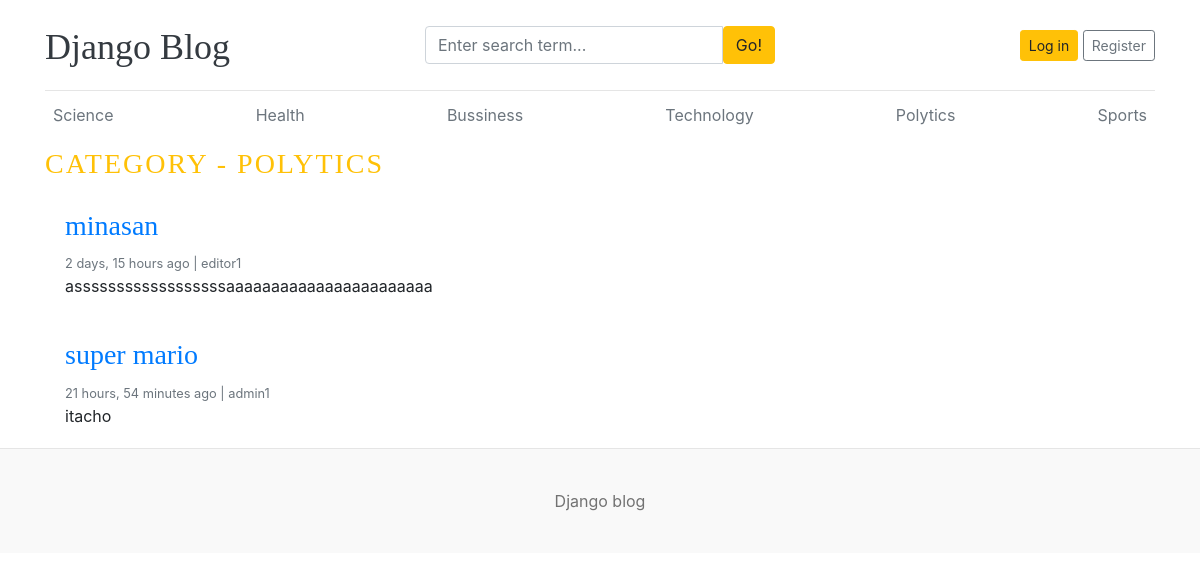
/category/5/, run on an earlier commit of the app's database.
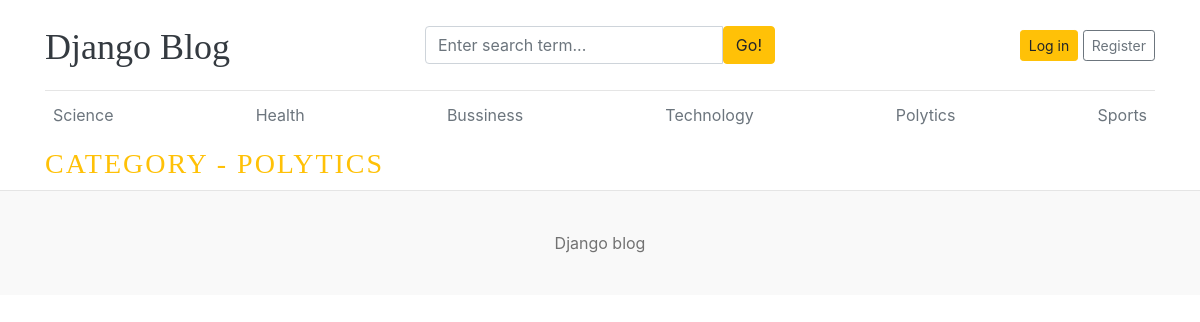
And on a later commit of the database.
### blogs/models.py (models this page shows, shortened)
class Category(models.Model):
    category_name = models.CharField(max_length=50, unique=True) # Tên danh mục, tối đa 50 ký tự, không được trùng lặp
    created_at = models.DateTimeField(auto_now_add=True)  # Thời gian tạo, tự động gán khi bản ghi được tạo lần đầu
    updated_at = models.DateTimeField(auto_now=True)      # Thời gian cập nhật, tự động cập nhật mỗi khi bản ghi được lưu
    def __str__(self):
        return self.category_name  # Giúp hiển thị rõ tên danh mục trong admin
    class Meta:
        verbose_name_plural = 'Categories'

class Blogs(models.Model):
    title = models.CharField(max_length=100, unique=True)  # Tiêu đề bài viết, tối đa 100 ký tự, không trùng
    slug = models.SlugField(unique=True, blank=True)       # Đường dẫn thân thiện, không trùng, cho phép bỏ trống
    category = models.ForeignKey(Category, on_delete=models.CASCADE)  # Liên kết đến danh mục, xóa danh mục thì bài viết cũng bị xóa
    author = models.ForeignKey(User, on_delete=models.CASCADE)        # Liên kết đến người dùng (tác giả)
    blog_image = models.ImageField(upload_to='uploads/%y/%m/%d')      # Hình ảnh bài viết, lưu theo thư mục năm/tháng/ngày
    short_description = models.TextField(max_length=1000)             # Mô tả ngắn gọn bài viết, tối đa 1000 ký tự
    blog_body = models.TextField(max_length=3000)                     # Nội dung đầy đủ của bài viết, tối đa 3000 ký tự
    status = models.CharField(max_length = 100,choices = STATUS_CHOICE, default = 'draft')  # Trạng thái bài viết: nháp hoặc đã đăng
    is_feacherd = models.BooleanField(default=False)                  # Đánh dấu bài viết có phải là nổi bật không (nên sửa thành is_featured)
    created_at = models.DateTimeField(auto_now_add=True)              # Ngày tạo bài viết, tự động thêm khi tạo
    updated_at = models.DateTimeField(auto_now=True)                  # Ngày cập nhật bài viết, tự động thay đổi khi lưu
    class Meta:
        verbose_name_plural = 'Blogs'

### blogs/views.py (the view)
# urls.py: path('<int:category_id>/', views.posts_by_category, name='posts_by_category')
def posts_by_category(request, category_id):
    posts = Blogs.objects.filter(status='published', category = category_id )
    category = get_object_or_404(Category, pk=category_id)
    context = {
        'posts' : posts,
        'category':category
    }
    return render(request, 'posts_by_category.html', context)

### blogs/context_processors.py (called while the page is built)
def get_categories(request):
    categories = Category.objects.all()
    return dict(categories = categories)

### templates/posts_by_category.html
{% extends 'base/base.html' %}
{% block content %}
  <h3 class="text-uppercase text-warning" style="letter-spacing: 2px;">Category - {{ category }}</h3>
  <main role="main" class="container p-0">
    <div class="row">
      <div class="col-md-8 blog-main">
        {% for post in posts %}
         <div class="card border-0" >
          <div class="card-body">
            <h3><a href="{% url 'blogs' post.slug%}">{{ post.title }}</a></h3>
            <small class="mb-1 text-muted">{{post.created_at | timesince}} ago | {{ post.author }}</small>
            <p class="card-text">{{ post.short_description | truncatewords:40 }}</p>
          </div>
      </div>
        {% endfor %}
      </div>
    </div>
  </main>
</div>
{% endblock %}

### templates/base/header.html (shortened to what this page needs)
{% load static %}
<!DOCTYPE html>
<html lang="en">
<head>
    <link href="https://getbootstrap.com/docs/4.0/dist/css/bootstrap.min.css" rel="stylesheet">
    <link href="{% static 'css/blog.css' %}" rel="stylesheet">
    <link rel="stylesheet" href="https://cdnjs.cloudflare.com/ajax/libs/font-awesome/4.7.0/css/font-awesome.min.css">
  </head>
<body>
    <div class="container">
      <header class="blog-header py-3">
        <div class="row flex-nowrap justify-content-between align-items-center">
          <div class="col-4 pt-1">
            <a class="blog-header-logo text-dark" href="/">Django Blog</a>
          </div>
          <div class="col-4">
            <form action="{% url 'search' %}" method="GET">
              <div class="input-group">
                <input class="form-control" name="keyword" type="text" placeholder="Enter search term..." aria-label="Enter search term..." aria-describedby="button-search" />
                <button type="submit" class="btn btn-warning" id="button-search" type="button">Go!</button>
            </div>
            </form>
          </div>
          <div class="col-4 d-flex justify-content-end align-items-center">
            {% if not user.is_authenticated %}
            <a class="btn btn-sm btn-warning" href="{% url 'login' %}">Log in</a> &nbsp;
            <a class="btn btn-sm btn-outline-secondary" href="{% url 'register' %}">Register</a>
            {% else %}
            <span><a href="{% url 'dashboard' %}" class="btn btn-warning">Dashboard</a></span> &nbsp;
            <span><a href="{% url 'logout' %}">Log out</a></span>
            {% endif %}
          </div>
        </div>
      </header>
      <div class="nav-scroller py-1 mb-2">
        <nav class="nav d-flex justify-content-between">
          {% for cat in categories %}
          <a class="p-2 text-muted" href="{% url 'posts_by_category' cat.id %}">{{ cat.category_name }}</a>
          {% endfor %}
        </nav>
      </div>

What changed in the data, as far as the page shows it:
removed Blogs: title "minasan", created_at "2 days, 15 hours", author "editor1", short_description "assssssssssssssssssaaaaaaaaaaaaaaaaaaaaaaa"
removed Blogs: title "super mario", created_at "21 hours, 54 minutes", author "admin1", short_description "itacho"
